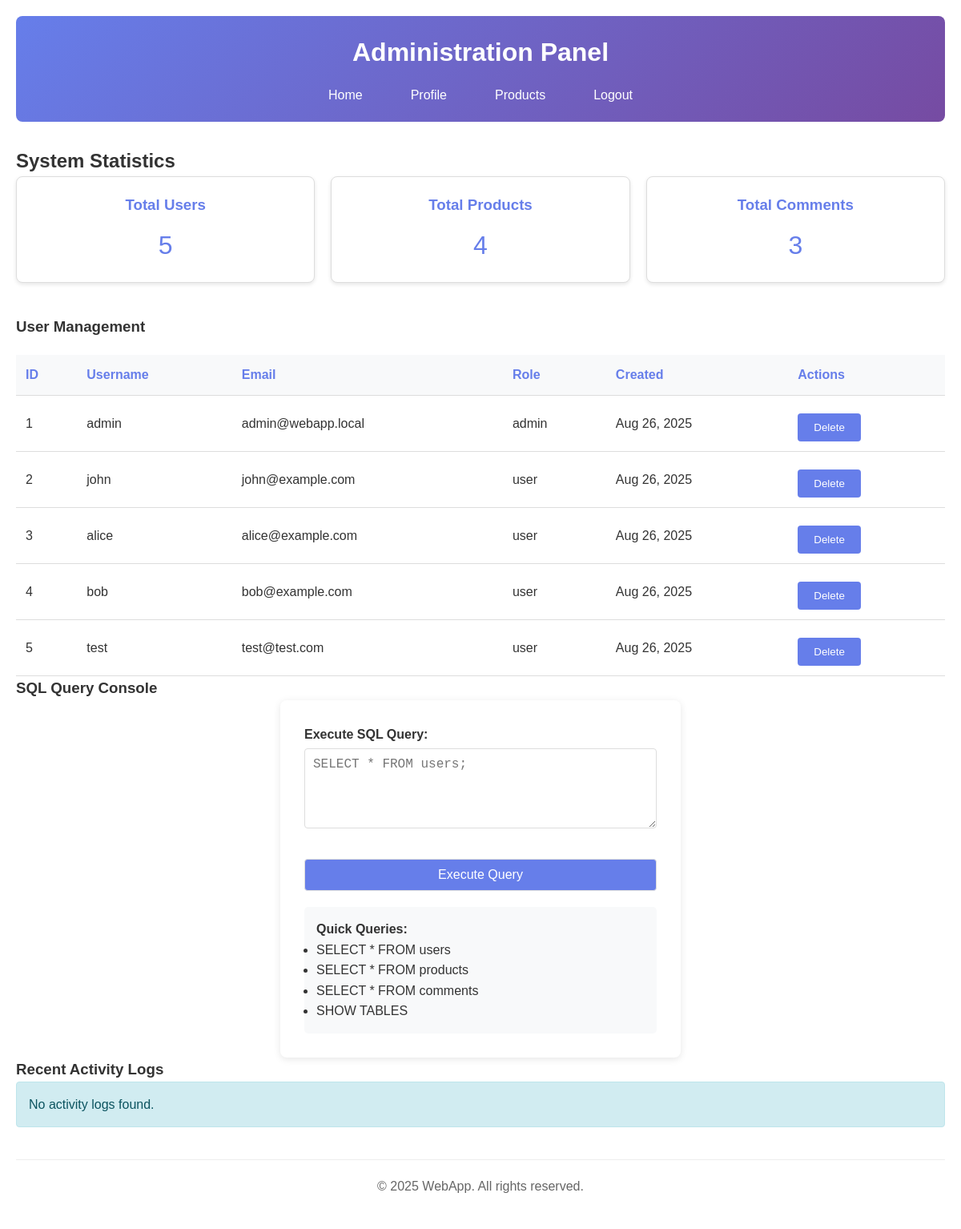
/admin.php (signed in), run on the app's committed database.
### tables this page shows
CREATE TABLE users (
    id INT AUTO_INCREMENT PRIMARY KEY,
    username VARCHAR(50) NOT NULL UNIQUE,
    password VARCHAR(100) NOT NULL,
    email VARCHAR(100) NOT NULL,
    role VARCHAR(20) DEFAULT 'user',
    created_at TIMESTAMP DEFAULT CURRENT_TIMESTAMP
);

### admin.php (the view, shortened to what this page needs)
<?php
$is_admin = false;
if (isset($_SESSION['role']) && $_SESSION['role'] == 'admin') {
    $is_admin = true;
}
$users = [];
$logs = [];
$stats = [];
if ($is_admin) {
    $conn = getConnection();
    $user_query = "SELECT * FROM users ORDER BY created_at DESC";
    $user_result = $conn->query($user_query);
    if ($user_result) {
        while ($row = $user_result->fetch_assoc()) {
            $users[] = $row;
        }
    }
    $stats_queries = [
        'total_users' => "SELECT COUNT(*) as count FROM users",
        'total_products' => "SELECT COUNT(*) as count FROM products",
        'total_comments' => "SELECT COUNT(*) as count FROM comments"
    ];
    foreach ($stats_queries as $key => $query) {
        $result = $conn->query($query);
        if ($result) {
            $row = $result->fetch_assoc();
            $stats[$key] = $row['count'];
        }
    }
}
?>
<!DOCTYPE html>
<html lang="en">
<head>
    <link rel="stylesheet" href="styles.css">
</head>
<body>
    <div class="container">
        <header>
            <h1>Administration Panel</h1>
            <nav>
                <ul>
                    <li><a href="index.html">Home</a></li>
                    <li><a href="profile.php">Profile</a></li>
                    <li><a href="products.php">Products</a></li>
                    <li><a href="logout.php">Logout</a></li>
                </ul>
            </nav>
        </header>
        <main>
            <?php if (!$is_admin): ?>
                <div class="alert alert-error">
                    Access denied. Administrator privileges required.
                </div>
                <p><a href="login.php">Please login as administrator</a></p>
            <?php else: ?>
                <h2>System Statistics</h2>
                <div class="feature-grid">
                    <div class="feature-card">
                        <h3>Total Users</h3>
                        <p style="font-size: 2em; color: #667eea;"><?php echo $stats['total_users']; ?></p>
                    </div>
                    <div class="feature-card">
                        <h3>Total Products</h3>
                        <p style="font-size: 2em; color: #667eea;"><?php echo $stats['total_products']; ?></p>
                    </div>
                    <div class="feature-card">
                        <h3>Total Comments</h3>
                        <p style="font-size: 2em; color: #667eea;"><?php echo $stats['total_comments']; ?></p>
                    </div>
                </div>
                <h3>User Management</h3>
                <table class="data-table">
                    <thead>
                        <tr>
                            <th>ID</th>
                            <th>Username</th>
                            <th>Email</th>
                            <th>Role</th>
                            <th>Created</th>
                            <th>Actions</th>
                        </tr>
                    </thead>
                    <tbody>
                        <?php foreach ($users as $user): ?>
                            <tr>
                                <td><?php echo $user['id']; ?></td>
                                <td><?php echo $user['username']; ?></td>
                                <td><?php echo $user['email']; ?></td>
                                <td><?php echo $user['role']; ?></td>
                                <td><?php echo date('M j, Y', strtotime($user['created_at'])); ?></td>
                                <td>
                                    <form method="POST" style="display: inline;">
                                        <input type="submit" value="Delete" class="btn" onclick="return confirm('Are you sure?')">
                                    </form>
                                </td>
                            </tr>
                        <?php endforeach; ?>
                    </tbody>
                </table>
                <h3>SQL Query Console</h3>
                <div class="form-container">
                    <form method="POST">
                        <div class="form-group">
                            <label for="sql_query">Execute SQL Query:</label>
                            <textarea id="sql_query" name="sql_query" placeholder="SELECT * FROM users;" style="font-family: monospace;"></textarea>
                        </div>
                        <div class="form-group">
                            <input type="submit" value="Execute Query" class="btn">
                        </div>
                    </form>
                    <div style="margin-top: 20px; padding: 15px; background-color: #f8f9fa; border-radius: 5px;">
                        <h4>Quick Queries:</h4>
                        <ul>
                            <li>SELECT * FROM users</li>
                            <li>SELECT * FROM products</li>
                            <li>SELECT * FROM comments</li>
                            <li>SHOW TABLES</li>
                        </ul>
                    </div>
                </div>
                <h3>Recent Activity Logs</h3>
                <?php if (count($logs) > 0): ?>
                    <table class="data-table">
                        <thead>
                            <tr>
                                <th>Admin User</th>
                                <th>Action</th>
                                <th>Timestamp</th>
                            </tr>
                        </thead>
                        <tbody>
                            <?php foreach ($logs as $log): ?>
                                <tr>
                                    <td><?php echo $log['admin_user']; ?></td>
                                    <td><?php echo $log['action']; ?></td>
                                    <td><?php echo date('M j, Y g:i A', strtotime($log['timestamp'])); ?></td>
                                </tr>
                            <?php endforeach; ?>
                        </tbody>
                    </table>
                <?php else: ?>
                    <div class="alert alert-info">No activity logs found.</div>
                <?php endif; ?>
            <?php endif; ?>
        </main>
        <footer>
            <p>&copy; 2025 WebApp. All rights reserved.</p>
        </footer>
    </div>
</body>
</html>

### styles.css (style rules this page uses)
* { margin: 0; padding: 0; box-sizing: border-box; }
body { font-family: Arial, sans-serif; line-height: 1.6; color: #333; background-color: #f4f4f4; }
.container { max-width: 1200px; margin: 0 auto; padding: 20px; background-color: white; box-shadow: 0 0 10px rgba(0,0,0,0.1); min-height: 100vh; }
header { background: linear-gradient(135deg, #667eea 0%, #764ba2 100%); color: white; padding: 20px; margin-bottom: 30px; border-radius: 8px; }
header h1 { margin-bottom: 15px; text-align: center; }
nav ul { list-style: none; display: flex; justify-content: center; flex-wrap: wrap; }
nav li { margin: 0 15px; }
nav a { color: white; text-decoration: none; padding: 8px 15px; border-radius: 4px; transition: background-color 0.3s; }
.feature-grid { display: grid; grid-template-columns: repeat(auto-fit, minmax(250px, 1fr)); gap: 20px; margin-bottom: 40px; }
.feature-card { background: white; padding: 20px; border-radius: 8px; box-shadow: 0 2px 5px rgba(0,0,0,0.1); text-align: center; border: 1px solid #ddd; }
.feature-card h3 { color: #667eea; margin-bottom: 10px; }
.btn { display: inline-block; background: #667eea; color: white; padding: 10px 20px; text-decoration: none; border-radius: 4px; transition: background-color 0.3s; margin-top: 10px; border: none; cursor: pointer; }
.form-container { max-width: 500px; margin: 0 auto; background: white; padding: 30px; border-radius: 8px; box-shadow: 0 2px 10px rgba(0,0,0,0.1); }
.form-group { margin-bottom: 20px; }
.form-group label { display: block; margin-bottom: 5px; font-weight: bold; }
.form-group input, .form-group textarea, .form-group select { width: 100%; padding: 10px; border: 1px solid #ddd; border-radius: 4px; font-size: 16px; }
.form-group textarea { min-height: 100px; resize: vertical; }
.alert { padding: 15px; margin-bottom: 20px; border-radius: 4px; }
.alert-info { background-color: #d1ecf1; border: 1px solid #bee5eb; color: #0c5460; }
.data-table { width: 100%; border-collapse: collapse; margin-top: 20px; }
.data-table th, .data-table td { padding: 12px; text-align: left; border-bottom: 1px solid #ddd; }
.data-table th { background-color: #f8f9fa; font-weight: bold; color: #667eea; }
footer { text-align: center; padding: 20px; color: #666; border-top: 1px solid #eee; margin-top: 40px; }

### data on the page
users: id "1", username "admin", email "admin@webapp.local", role "admin", created_at "Aug 26, 2025"
users: id "2", username "john", email "john@example.com", role "user", created_at "Aug 26, 2025"
users: id "3", username "alice", email "alice@example.com", role "user", created_at "Aug 26, 2025"
users: id "4", username "bob", email "bob@example.com", role "user", created_at "Aug 26, 2025"
users: id "5", username "test", email "test@test.com", role "user", created_at "Aug 26, 2025"

### other printed values
$stats['total_users'] "5"
$stats['total_products'] "4"
$stats['total_comments'] "3"
